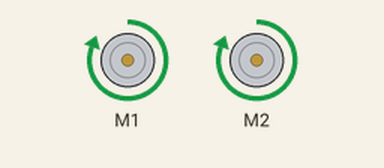
The sketch below on a simulated Arduino Uno, built with avr-gcc and run on an emulated ATmega328P. Parts: 2 × DC motor (green arrow = forward, orange = backward, longer = faster).

Above: at 0.1 s.
Timing chart, 0 to 1.6 s (numbered marks = the images above):
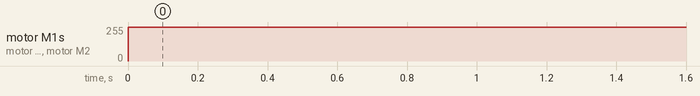

The sketch:

electric_vehicle.ino
```cpp
#include <Adafruit_MotorShield.h>

Adafruit_MotorShield AFMS = Adafruit_MotorShield();
Adafruit_DCMotor *rightWheel = AFMS.getMotor(1);
Adafruit_DCMotor *leftWheel = AFMS.getMotor(2);

void setup() {
  AFMS.begin();
  rightWheel->setSpeed(255);
  leftWheel->setSpeed(255);
}

void loop() {
  rightWheel->run(FORWARD);
  leftWheel->run(FORWARD);

}
```

Measured:
- by itself, motor M1, motor M2: stopped → forward 255/255 at 0.00 s
